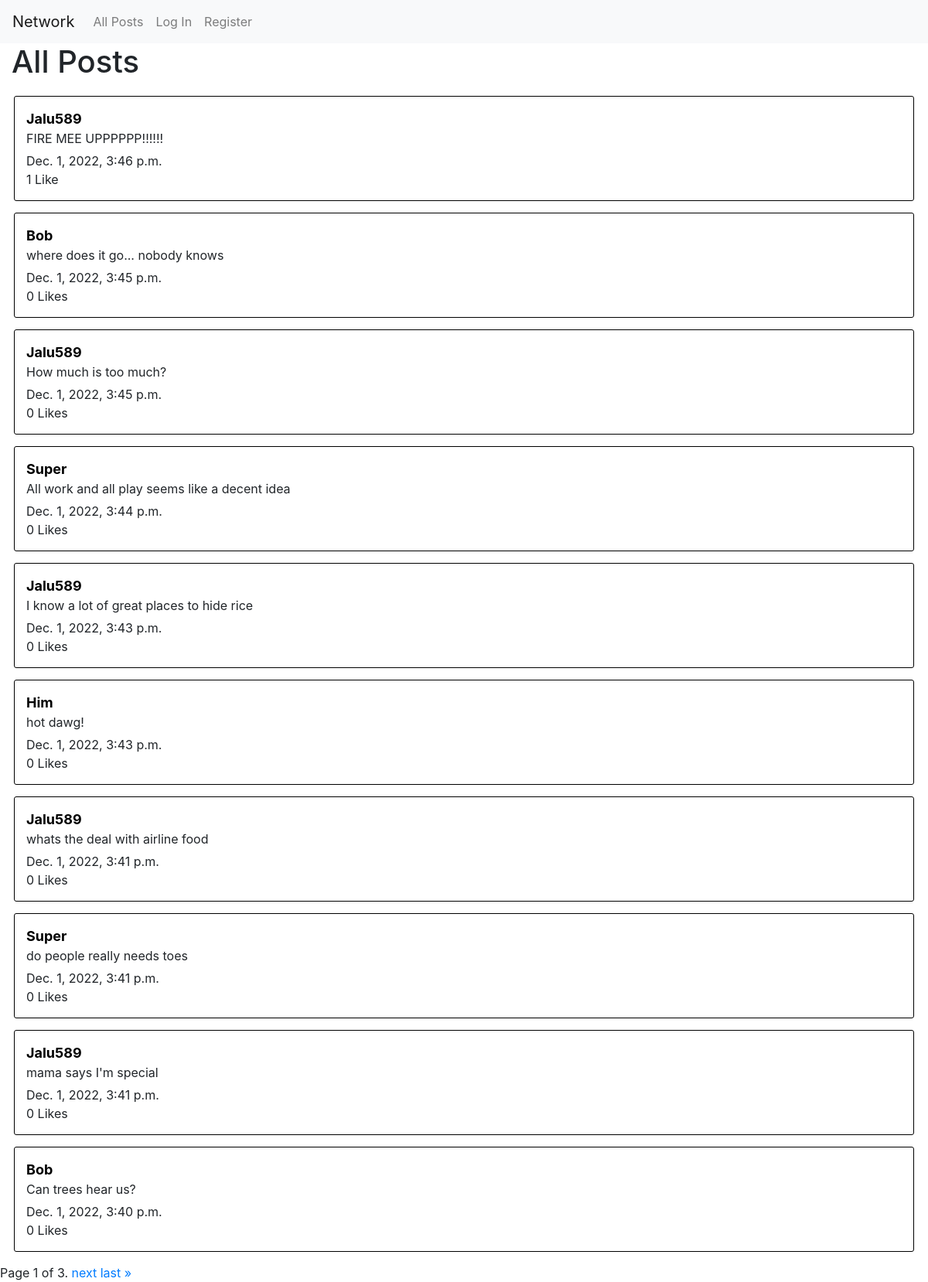
Before: / with the older database file.
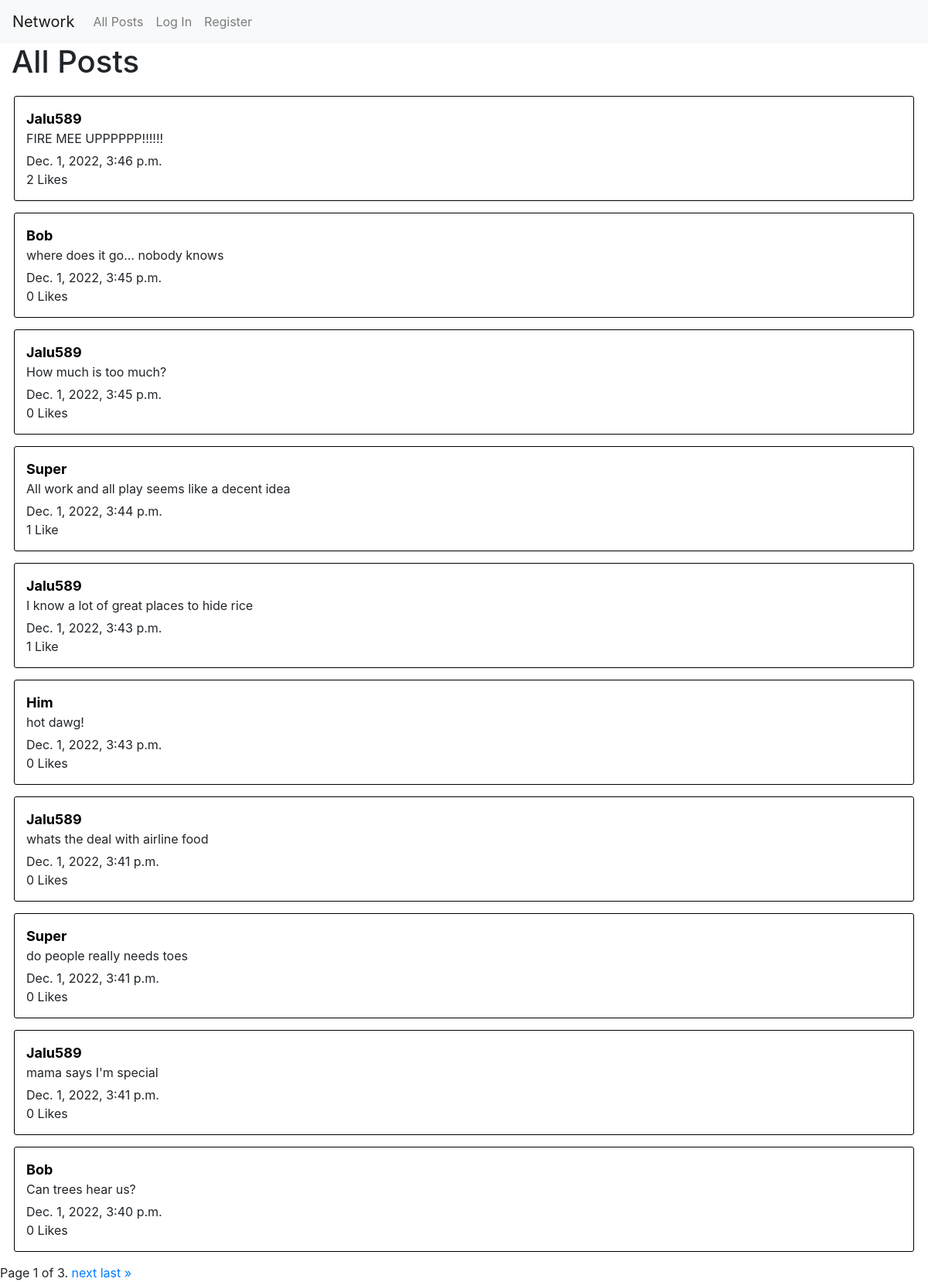
After: the same page with the newer database file.
### network/models.py (models this page shows, shortened)
class Post(models.Model):
    content = models.TextField(blank=False)
    poster = models.ForeignKey("User", on_delete=models.CASCADE, related_name="posts")
    like_count = models.IntegerField(default=0)
    timestamp = models.DateTimeField("Time posted", auto_now_add=True)
    likers =  models.ManyToManyField(User, blank=True, related_name="liked")

class User(AbstractUser):
    pass

### network/views.py (the view)
# urls.py: path("", views.index, name="index"),
def index(request):
    posts = Post.objects.all().order_by("-timestamp")
    paginator = Paginator(posts, 10)
    page_number = request.GET.get('page')
    page_obj = paginator.get_page(page_number)
    return render(request, "network/index.html", {
        "posts": page_obj
    })

### network/templates/network/index.html (shortened to what this page needs)
{% extends "network/layout.html" %}
{% load static %}
{% block body %}
<h1>All Posts</h1>
{% for post in posts %}
<div class="post" id="post-{{post.id}}">
    <a class="post-user" href="{% url 'user' post.poster.id %}">{{post.poster}}</a>
    <p id="content-{{post.id}}" class="post-content">{{post.content}}</p>
    <p class="timestamp">{{post.timestamp}}</p>
    <div class="post-bottom">
        <p>{{post.like_count}} Like{% if post.like_count != 1%}s{% endif %}</p>
    </div>
</div>
{% endfor %}
<div class="pagination">
    <span class="step-links">
        <span class="current">
            Page {{ posts.number }} of {{ posts.paginator.num_pages }}.
        </span>
        {% if posts.has_next %}
            <a href="?page={{ posts.next_page_number }}">next</a>
            <a href="?page={{ posts.paginator.num_pages }}">last &raquo;</a>
        {% endif %}
    </span>
</div>
{% endblock %}

Changed rows visible on the page:
changed Post "FIRE MEE UPPPPPP!!!!!!": like_count "1" → "2"; now shows "s"
changed Post "All work and all play seems like a decent idea": like_count "0" → "1"; no longer shows "s"
changed Post "I know a lot of great places to hide rice": like_count "0" → "1"; no longer shows "s"
